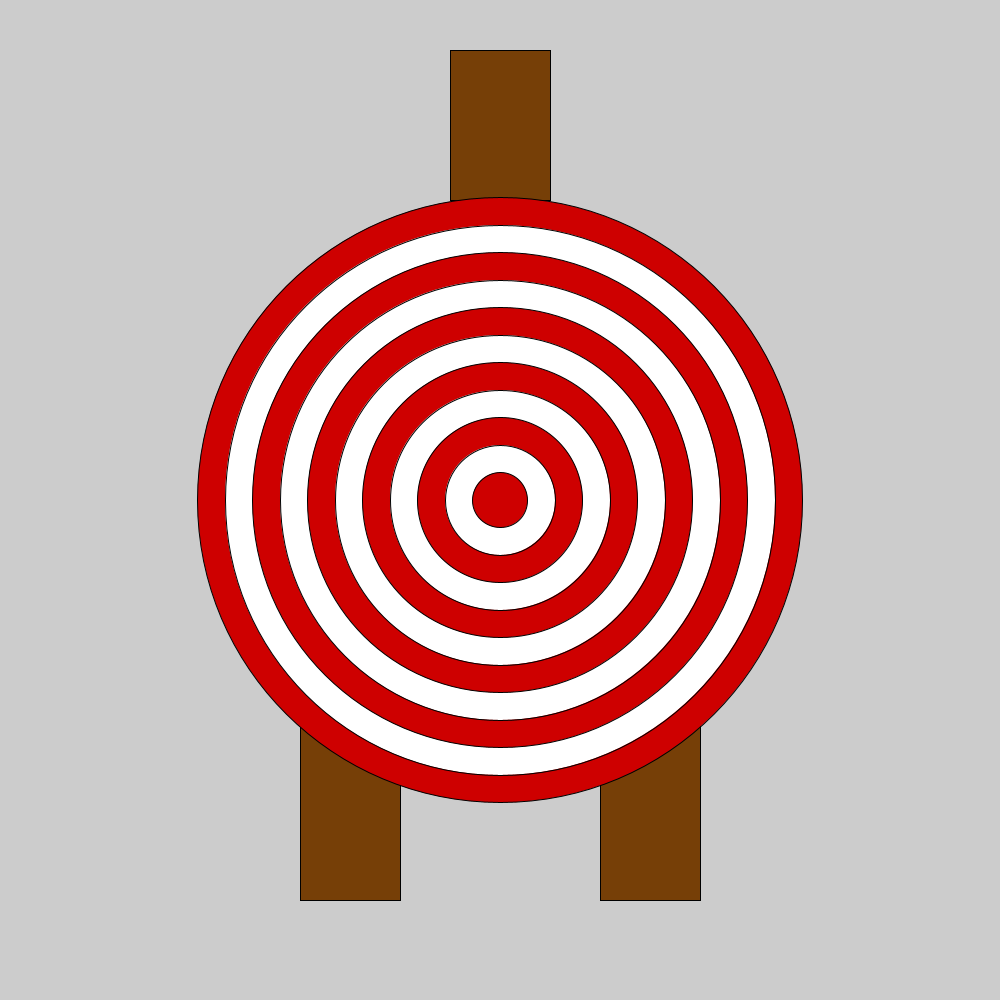
Frame 1 (no input)
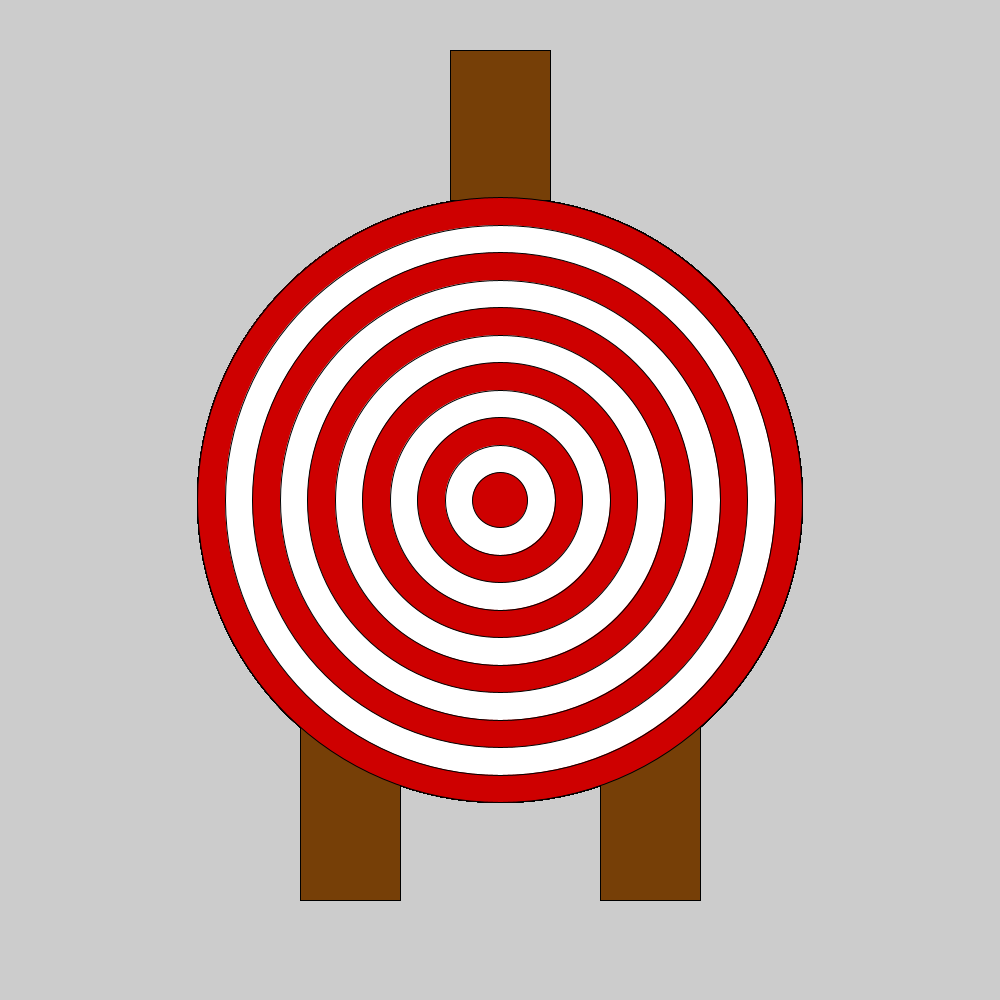
Frame 60 (the mouse pressed at the canvas centre just before this capture)
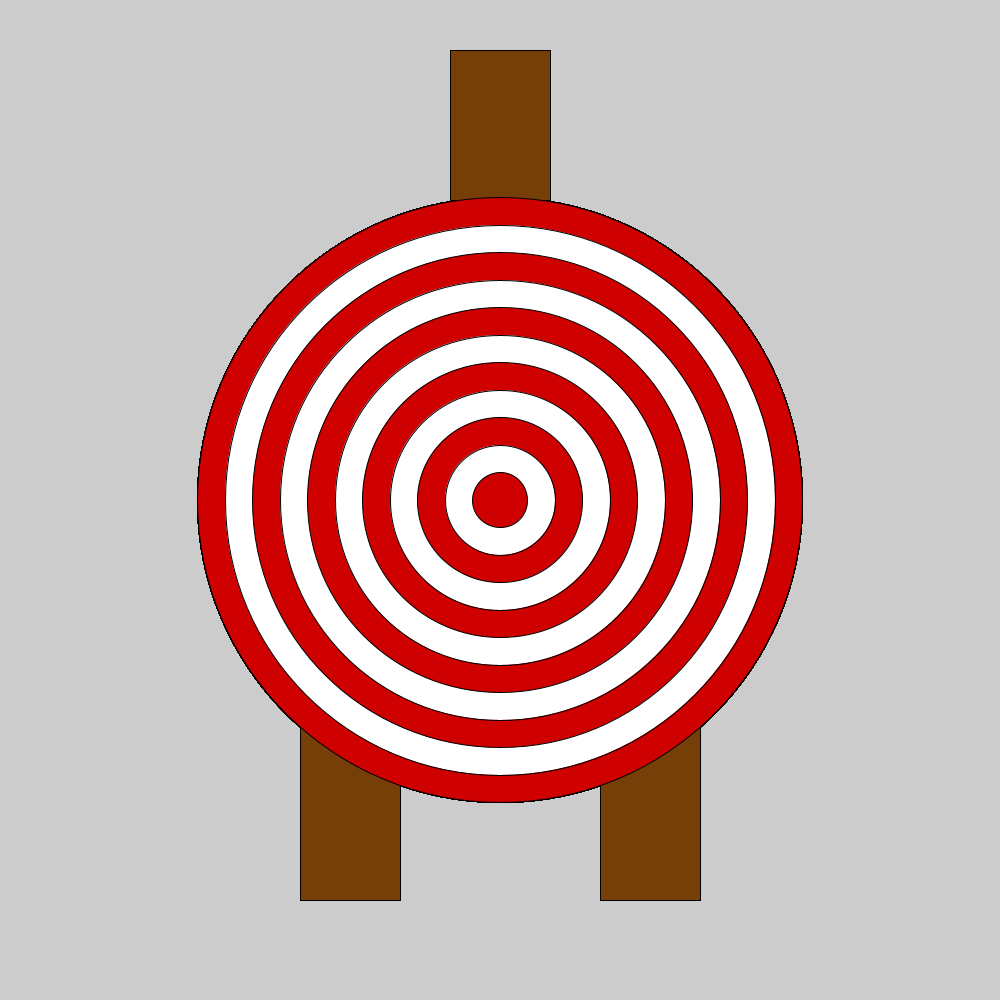
Frame 120 (the mouse held since frame 60 and released just before this capture)

The Processing sketch that drew these frames (run headless with seeded random() and noise(); from frame 60 on, the mouse is pressed at the canvas centre):

// Processing sketch: Bullseyes
// ── Bullseyes.pde
void setup(){
  size(1000, 1000);
   
}
void draw(){
  fill(118, 63, 7);
 rect(450, 50, 100, 150);

 fill(118, 63, 7);
 rect(600, 700, 100, 200);

 fill(118, 63, 7);
 rect(300, 700, 100, 200);
 for(int i = 11; i > 0; i--){
   if(i % 2 != 0){
fill(206, 0, 0);
    ellipse(500, 500, i * 55, i * 55);
   }
   else{
     fill(255, 255, 255);
     ellipse(500, 500, i * 55, i * 55);
  }
 }
}
